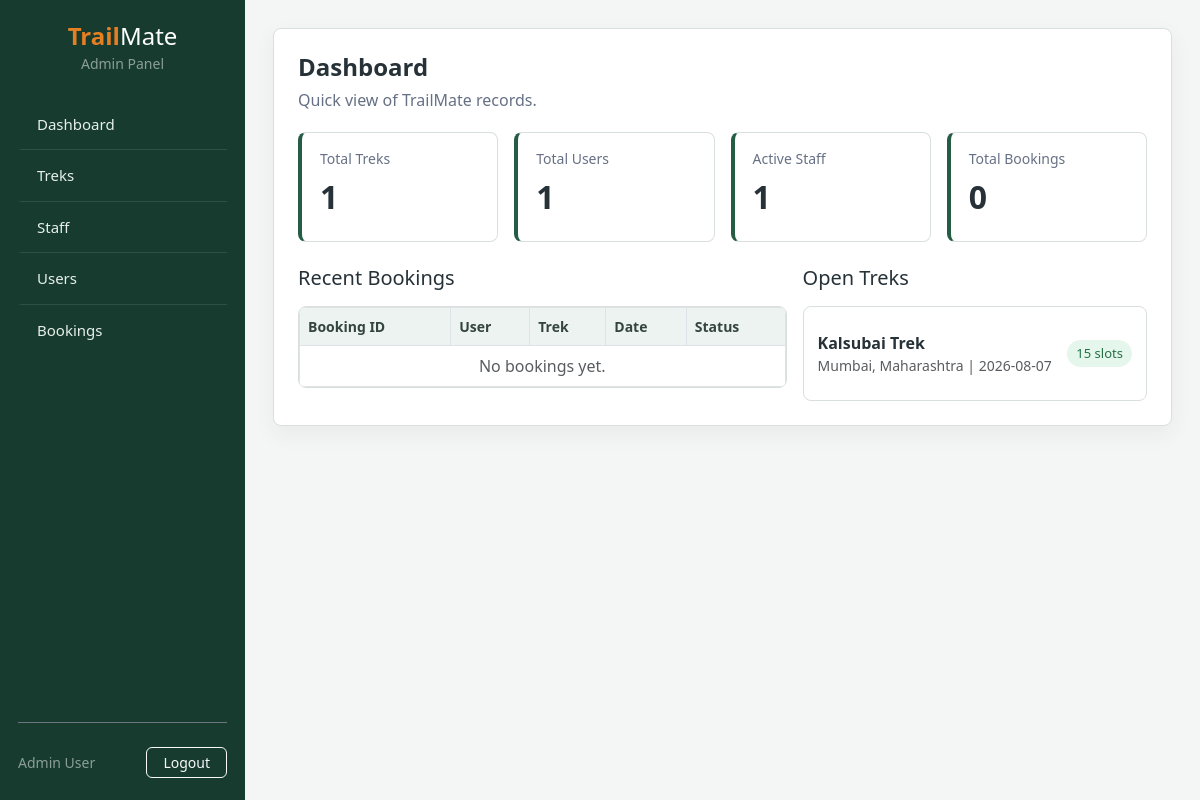
The app's page /admin/dashboard (signed in), older data.
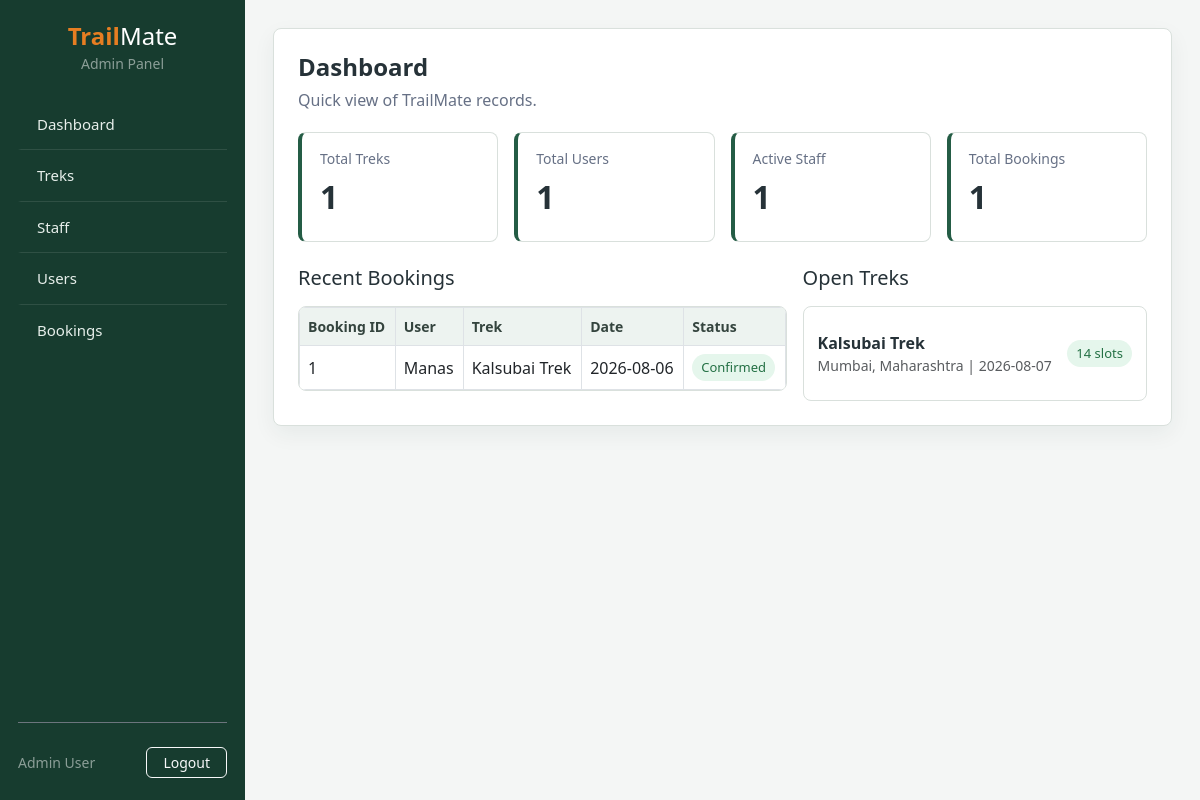
The same page, newer data.
### models.py (models this page shows)
class Trek(db.Model):
    trek_id = db.Column(db.Integer, primary_key=True)
    trek_name = db.Column(db.String(150), nullable=False)
    location = db.Column(db.String(150), nullable=False)
    difficulty = db.Column(db.String(50), nullable=False)
    duration = db.Column(db.String(50), nullable=False)  # e.g., '5 Days'
    available_slots = db.Column(db.Integer, nullable=False)
    assigned_staff_id = db.Column(db.Integer, db.ForeignKey('user.id'), nullable=True)
    status = db.Column(db.String(50), nullable=False, default='Upcoming')  # Upcoming/Ongoing/Completed
    start_date = db.Column(db.Date, nullable=False)
    end_date = db.Column(db.Date, nullable=False)
    bookings = db.relationship('Booking', backref='trek', lazy=True)

class Booking(db.Model):
    booking_id = db.Column(db.Integer, primary_key=True)
    user_id = db.Column(db.Integer, db.ForeignKey('user.id'), nullable=False)
    trek_id = db.Column(db.Integer, db.ForeignKey('trek.trek_id'), nullable=False)
    booking_date = db.Column(db.DateTime, nullable=False, default=datetime.utcnow)
    status = db.Column(db.String(50), nullable=False, default='Confirmed')  # Confirmed/Cancelled

class User(db.Model, UserMixin):
    id = db.Column(db.Integer, primary_key=True)
    name = db.Column(db.String(100), nullable=False)
    email = db.Column(db.String(120), unique=True, nullable=False)
    password = db.Column(db.String(200), nullable=False)
    role = db.Column(db.String(20), nullable=False, default='user')
    contact_details = db.Column(db.String(200), nullable=True)
    status = db.Column(db.String(20), nullable=False, default='Active')  # Active/Inactive/Pending
    assigned_treks = db.relationship('Trek', backref='assigned_staff', lazy=True)
    bookings = db.relationship('Booking', backref='user', lazy=True)

### routes/admin.py (the view)
@admin_bp.route('/dashboard')
@login_required
@admin_required
def dashboard():
    total_treks = Trek.query.count()
    total_users = User.query.filter_by(role='user').count()
    total_staff = User.query.filter_by(role='staff', status='Active').count()
    total_bookings = Booking.query.count()
    recent_bookings = Booking.query.order_by(Booking.booking_date.desc()).limit(5).all()
    open_treks = Trek.query.filter_by(status='Upcoming').order_by(Trek.start_date.asc()).limit(5).all()
    pending_staff = User.query.filter_by(role='staff', status='Pending').count()
    return render_template('admin/dashboard.html',
                           total_treks=total_treks,
                           total_users=total_users,
                           total_staff=total_staff,
                           total_bookings=total_bookings,
                           recent_bookings=recent_bookings,
                           open_treks=open_treks,
                           pending_staff=pending_staff)

### routes/admin.py (called while the page is built)
def admin_required(f):
    @wraps(f)
    def decorated_function(*args, **kwargs):
        if not current_user.is_authenticated or current_user.role != 'admin':
            flash('Access Denied. Administrator privileges required.', 'danger')
            return redirect(url_for('auth.login'))
        return f(*args, **kwargs)
    return decorated_function

### templates/admin/dashboard.html (shortened to what this page needs)
{% extends "admin/admin_layout.html" %}
{% block admin_content %}
<h3 class="page-title">Dashboard</h3>
<p class="page-subtitle">Quick view of TrailMate records.</p>
<div class="row g-3 mb-4">
    <div class="col-md-3">
        <div class="stat-box">
            <h6>Total Treks</h6>
            <h2>{{ total_treks }}</h2>
        </div>
    </div>
    <div class="col-md-3">
        <div class="stat-box">
            <h6>Total Users</h6>
            <h2>{{ total_users }}</h2>
        </div>
    </div>
    <div class="col-md-3">
        <div class="stat-box">
            <h6>Active Staff</h6>
            <h2>{{ total_staff }}</h2>
        </div>
    </div>
    <div class="col-md-3">
        <div class="stat-box">
            <h6>Total Bookings</h6>
            <h2>{{ total_bookings }}</h2>
        </div>
    </div>
</div>
<div class="row g-3">
    <div class="col-lg-7">
        <h5 class="mb-3">Recent Bookings</h5>
        <div class="table-box">
            <table class="table table-bordered">
                <thead>
                    <tr>
                        <th>Booking ID</th>
                        <th>User</th>
                        <th>Trek</th>
                        <th>Date</th>
                        <th>Status</th>
                    </tr>
                </thead>
                <tbody>
                    {% for booking in recent_bookings %}
                    <tr>
                        <td>{{ booking.booking_id }}</td>
                        <td>{{ booking.user.name }}</td>
                        <td>{{ booking.trek.trek_name }}</td>
                        <td>{{ booking.booking_date.strftime('%Y-%m-%d') }}</td>
                        <td><span class="status-label status-{{ booking.status|lower }}">{{ booking.status }}</span></td>
                    </tr>
                    {% else %}
                    <tr>
                        <td colspan="5" class="text-center text-muted">No bookings yet.</td>
                    </tr>
                    {% endfor %}
                </tbody>
            </table>
        </div>
    </div>
    <div class="col-lg-5">
        <h5 class="mb-3">Open Treks</h5>
        <div class="simple-list">
            {% for trek in open_treks %}
            <div class="list-line">
                <div>
                    <strong>{{ trek.trek_name }}</strong>
                    <div class="small text-muted">{{ trek.location }} | {{ trek.start_date }}</div>
                </div>
                <span class="status-label status-upcoming">{{ trek.available_slots }} slots</span>
            </div>
            {% else %}
            <div class="text-muted">No open treks right now.</div>
            {% endfor %}
        </div>
    </div>
</div>
{% endblock %}

### templates/admin/admin_layout.html
{% extends "base.html" %}
{% block content %}
<div class="app-wrapper">
    <div class="sidebar d-flex flex-column">
        <div class="mb-4 text-center">
            <h4 class="text-white fw-bold mb-0"><span class="logo-trail">Trail</span><span class="logo-mate">Mate</span></h4>
            <small class="text-white-50">Admin Panel</small>
        </div>
        <div class="list-group list-group-flush flex-grow-1">
            <a href="{{ url_for('admin.dashboard') }}" class="list-group-item list-group-item-action">Dashboard</a>
            <a href="{{ url_for('admin.manage_treks') }}" class="list-group-item list-group-item-action">Treks</a>
            <a href="{{ url_for('admin.manage_staff') }}" class="list-group-item list-group-item-action">Staff</a>
            <a href="{{ url_for('admin.manage_users') }}" class="list-group-item list-group-item-action">Users</a>
            <a href="{{ url_for('admin.view_bookings') }}" class="list-group-item list-group-item-action">Bookings</a>
        </div>
        <div class="mt-auto pt-4 border-top border-secondary">
            <div class="d-flex justify-content-between align-items-center">
                <span class="small text-white-50">Admin User</span>
                <a href="{{ url_for('auth.logout') }}" class="btn btn-outline-light btn-sm px-3">Logout</a>
            </div>
        </div>
    </div>
    <div class="content-area">
        <div class="page-box">
            {% block admin_content %}{% endblock %}
        </div>
    </div>
</div>
{% endblock %}

### templates/base.html (shortened to what this page needs)
<!DOCTYPE html>
<html lang="en">
<head>
    <link href="https://cdn.jsdelivr.net/npm/bootstrap@5.3.0/dist/css/bootstrap.min.css" rel="stylesheet">
    <link href="{{ url_for('static', filename='css/style.css') }}" rel="stylesheet">
</head>
<body>
    {% block content %}{% endblock %}
</body>
</html>

### static/css/style.css (style rules this page uses)
:root { --green: #245c45; --dark-green: #173c2f; --page-bg: #f4f6f5; --text-dark: #263238; --text-light: #667085; --line: #d9e0dc; }
body { margin: 0; background-color: var(--page-bg); font-family: "Segoe UI", Arial, sans-serif; color: var(--text-dark); }
.card, .table, .form-control, .form-select, .btn { border-radius: 6px; }
.app-wrapper { display: flex; min-height: 100vh; }
.sidebar { width: 245px; background-color: var(--dark-green); padding: 22px 18px; color: white; flex-shrink: 0; }
.sidebar .list-group-item { background-color: transparent; color: #e7efeb; border: none; border-bottom: 1px solid rgba(255, 255, 255, 0.1); border-radius: 0; margin-bottom: 0; padding: 14px 16px; font-size: 15px; transition: all 0.2s ease; border-left: 3px solid transparent; }
.sidebar .list-group-item:last-child { border-bottom: none; }
.content-area { flex: 1; padding: 28px; background-color: var(--page-bg); overflow-y: auto; }
.page-box { background-color: white; border: 1px solid var(--line); border-radius: 8px; padding: 24px; box-shadow: 0 8px 22px rgba(25, 55, 45, 0.06); }
.page-title { font-size: 24px; font-weight: 700; margin-bottom: 6px; }
.page-subtitle { color: var(--text-light); margin-bottom: 20px; }
.stat-box { background: white; border: 1px solid var(--line); border-left: 4px solid var(--green); border-radius: 8px; padding: 18px; min-height: 110px; }
.stat-box h6 { color: var(--text-light); font-size: 14px; margin-bottom: 10px; }
.stat-box h2 { font-size: 32px; font-weight: 700; margin: 0; }
.table-box { border: 1px solid var(--line); border-radius: 8px; overflow-x: auto; background: white; }
.table-box .table { margin-bottom: 0; }
.table thead th { background-color: #edf3f0; color: #34443e; font-size: 14px; font-weight: 700; }
.table td, .table th { vertical-align: middle; }
.simple-list { border: 1px solid var(--line); border-radius: 8px; background: #ffffff; padding: 14px; }
.list-line { display: flex; justify-content: space-between; gap: 12px; align-items: center; padding: 10px 0; border-bottom: 1px solid #edf1ef; }
.list-line:last-child { border-bottom: none; }
.status-label { display: inline-block; padding: 4px 9px; border-radius: 20px; font-size: 13px; background-color: #eef2f6; color: #344054; }
.status-active, .status-confirmed, .status-upcoming { background-color: #e5f6ec; color: #237044; }
.logo-trail { color: #e67e22; font-weight: 800; }
.logo-mate { color: #ffffff; font-weight: 300; }

Row changes from the older to the newer data that the page shows:
added Booking: booking_id "1", user.name "Manas", trek.trek_name "Kalsubai Trek", booking_date "2026-08-06", status "Confirmed"
changed Trek "Kalsubai Trek": available_slots "15" → "14"
Text that changed along with them:
{{ total_bookings }}: "0" → "1"
text no longer shown: "No bookings yet."
